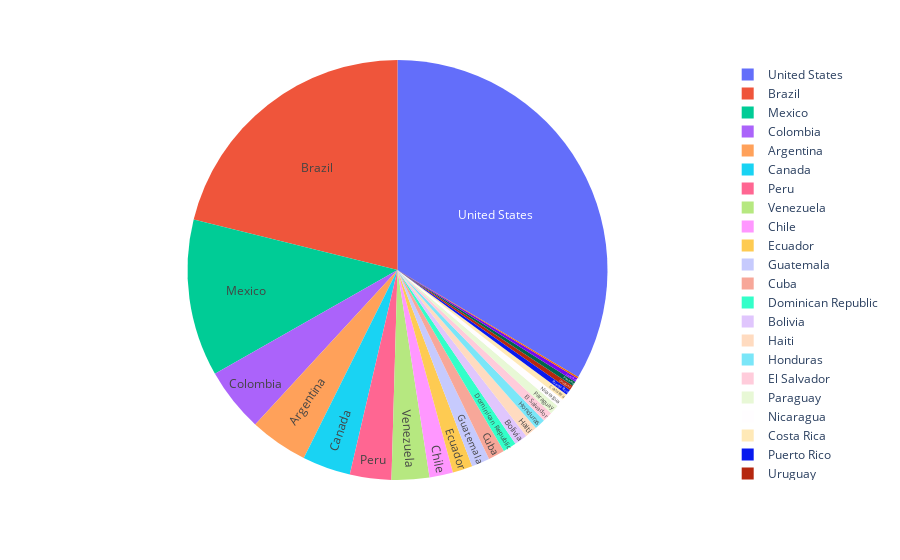

Notebook code cell kept with this figure:
### Code cell
import plotly.express as px
df = px.data.gapminder().query("year == 2007").query("continent == 'Americas'")
fig = px.pie(df, values='pop', names='country',
             # title='Population of American continent',
             hover_data=['lifeExp'], labels={'lifeExp':'life expectancy'})
fig.update_traces(textposition='inside', textinfo='label')
fig.show()

### Figure 1 — Plotly figure (JSON) as saved in the notebook; plotly's stock layout.template omitted (floating-point values rounded to 4 significant figures)
{"data": [{"customdata": [[75.32], [65.55], [72.39], [80.65], [78.55], [72.89], [78.78], [78.27], [72.23], [74.99], [71.88], [70.26], [60.92], [70.2], [72.57], [76.19], [72.9], [75.54], [71.75], [71.42], [78.75], [69.82], [78.24], [76.38], [73.75]], "domain": {"x": [0, 1], "y": [0, 1]}, "hovertemplate": "country=%{label}<br>pop=%{value}<br>life expectancy=%{customdata[0]}<extra></extra>", "labels": ["Argentina", "Bolivia", "Brazil", "Canada", "Chile", "Colombia", "Costa Rica", "Cuba", "Dominican Republic", "Ecuador", "El Salvador", "Guatemala", "Haiti", "Honduras", "Jamaica", "Mexico", "Nicaragua", "Panama", "Paraguay", "Peru", "Puerto Rico", "Trinidad and Tobago", "United States", "Uruguay", "Venezuela"], "legendgroup": "", "name": "", "showlegend": true, "textinfo": "label", "textposition": "inside", "type": "pie", "values": [40301927, 9119152, 190010647, 33390141, 16284741, 44227550, 4133884, 11416987, 9319622, 13755680, 6939688, 12572928, 8502814, 7483763, 2780132, 108700891, 5675356, 3242173, 6667147, 28674757, 3942491, 1056608, 301139947, 3447496, 26084662]}], "layout": {"autosize": true, "legend": {"tracegroupgap": 0}, "margin": {"t": 60}}}
